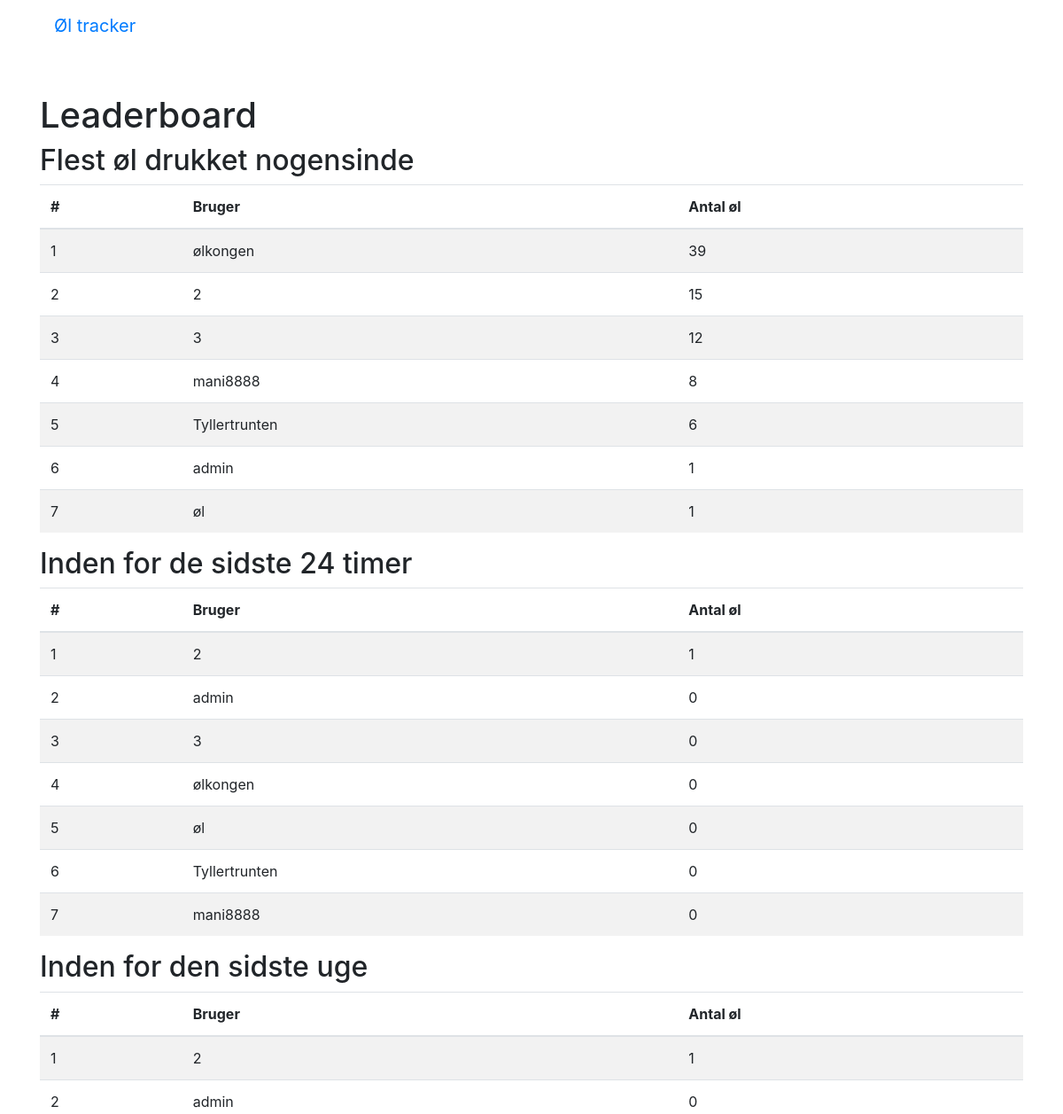
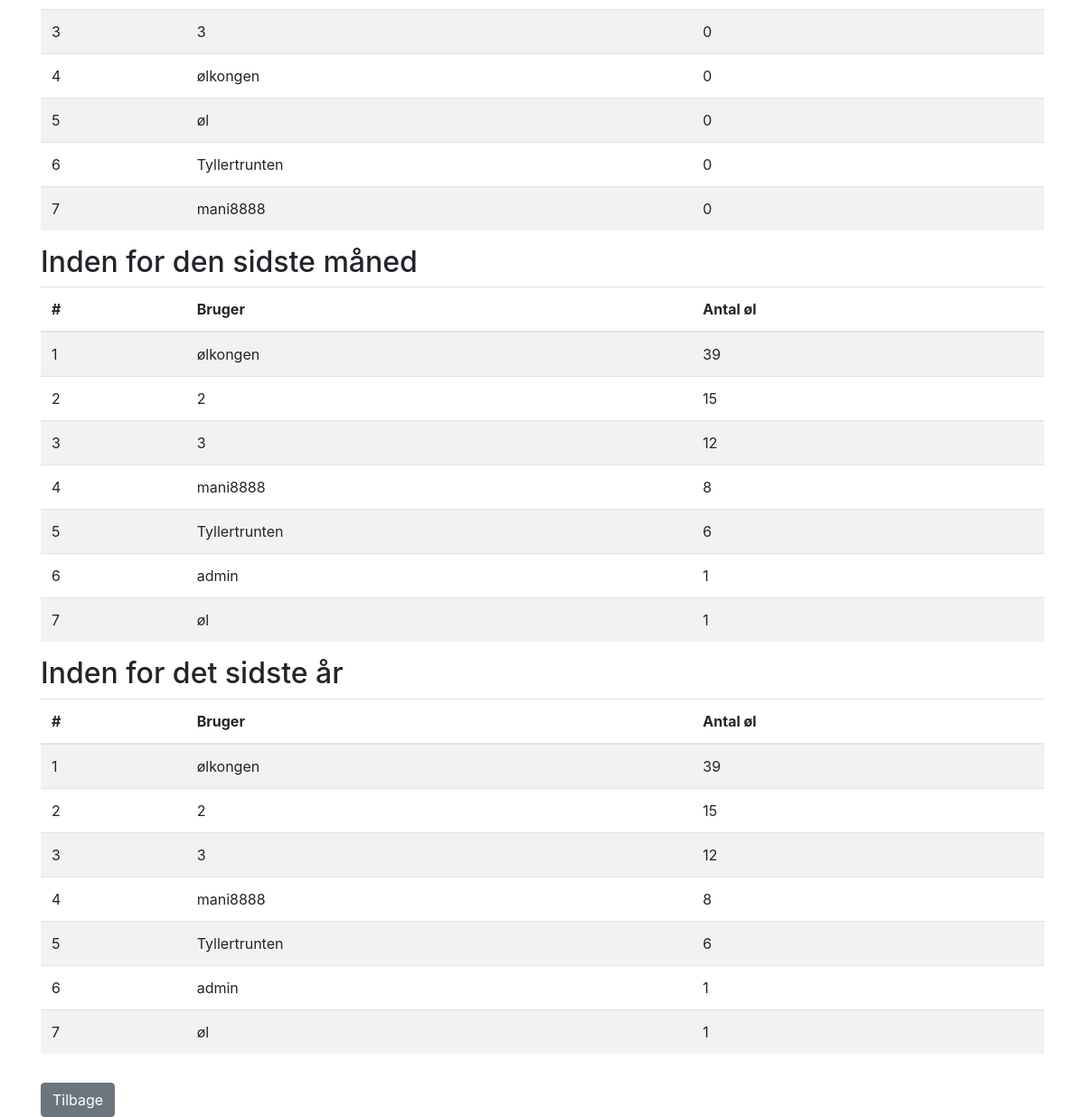
The app's page /leaderboard with its own data (2 pictures, top to bottom).
### app.py (models this page shows)
class User(db.Model):
    id = db.Column(db.Integer, primary_key=True)
    username = db.Column(db.String(150), unique=True, nullable=False)
    password = db.Column(db.String(150), nullable=False)
    is_admin = db.Column(db.Boolean, default=False)
    beers = db.relationship('BeerLog', backref='user', lazy=True)

### app.py (the view)
@app.route('/leaderboard')
def leaderboard():
    users = User.query.all()
    def get_leaderboard_data(time_delta=None):
        leaderboard_data = []
        for user in users:
            query = BeerLog.query.filter_by(user_id=user.id)
            if time_delta:
                query = query.filter(BeerLog.timestamp >= datetime.utcnow() - time_delta)
            total_beers = query.with_entities(db.func.sum(BeerLog.count)).scalar() or 0
            leaderboard_data.append({
                'username': user.username,
                'total_beers': total_beers
            })
        leaderboard_data.sort(key=lambda x: x['total_beers'], reverse=True)
        return leaderboard_data[:10]  # Limit to top 10 users
    top_10_all_time = get_leaderboard_data()
    top_10_24_hours = get_leaderboard_data(timedelta(days=1))
    top_10_week = get_leaderboard_data(timedelta(weeks=1))
    top_10_month = get_leaderboard_data(timedelta(days=30))
    top_10_year = get_leaderboard_data(timedelta(days=365))
    return render_template('leaderboard.html',
                           top_10_all_time=top_10_all_time,
                           top_10_24_hours=top_10_24_hours,
                           top_10_week=top_10_week,
                           top_10_month=top_10_month,
                           top_10_year=top_10_year)

### templates/leaderboard.html (shortened to what this page needs)
<!DOCTYPE html>
<html>
<head>
    <link rel="stylesheet" href="https://stackpath.bootstrapcdn.com/bootstrap/4.5.2/css/bootstrap.min.css">
    <link rel="stylesheet" href="{{ url_for('static', filename='themes.css') }}">
</head>
<body class="container">
    <nav class="navbar navbar-expand-lg">
        <a class="navbar-brand" href="{{ url_for('index') }}">Øl tracker</a>
        <div class="collapse navbar-collapse" id="navbarNavDropdown">
            <ul class="navbar-nav ml-auto align-items-center">
                <li class="nav-item dropdown">
                    <a class="nav-link" href="#" id="navbarDropdownMenuLink" role="button" data-toggle="dropdown" aria-haspopup="true" aria-expanded="false">
                        <span class="navbar-toggler-icon"></span>
                    </a>
                </li>
            </ul>
        </div>
    </nav>
    <h1 class="mt-5">Leaderboard</h1>
    <h2>Flest øl drukket nogensinde</h2>
    <table class="table table-striped">
        <thead>
            <tr>
                <th>#</th>
                <th>Bruger</th>
                <th>Antal øl</th>
            </tr>
        </thead>
        <tbody>
            {% for user in top_10_all_time %}
            <tr>
                <td>{{ loop.index }}</td>
                <td>{{ user.username }}</td>
                <td>{{ user.total_beers }}</td>
            </tr>
            {% endfor %}
        </tbody>
    </table>
    <h2>Inden for de sidste 24 timer</h2>
    <table class="table table-striped">
        <thead>
            <tr>
                <th>#</th>
                <th>Bruger</th>
                <th>Antal øl</th>
            </tr>
        </thead>
        <tbody>
            {% for user in top_10_24_hours %}
            <tr>
                <td>{{ loop.index }}</td>
                <td>{{ user.username }}</td>
                <td>{{ user.total_beers }}</td>
            </tr>
            {% endfor %}
        </tbody>
    </table>
    <h2>Inden for den sidste uge</h2>
    <table class="table table-striped">
        <thead>
            <tr>
                <th>#</th>
                <th>Bruger</th>
                <th>Antal øl</th>
            </tr>
        </thead>
        <tbody>
            {% for user in top_10_week %}
            <tr>
                <td>{{ loop.index }}</td>
                <td>{{ user.username }}</td>
                <td>{{ user.total_beers }}</td>
            </tr>
            {% endfor %}
        </tbody>
    </table>
    <h2>Inden for den sidste måned</h2>
    <table class="table table-striped">
        <thead>
            <tr>
                <th>#</th>
                <th>Bruger</th>
                <th>Antal øl</th>
            </tr>
        </thead>
        <tbody>
            {% for user in top_10_month %}
            <tr>
                <td>{{ loop.index }}</td>
                <td>{{ user.username }}</td>
                <td>{{ user.total_beers }}</td>
            </tr>
            {% endfor %}
        </tbody>
    </table>
    <h2>Inden for det sidste år</h2>
    <table class="table table-striped">
        <thead>
            <tr>
                <th>#</th>
                <th>Bruger</th>
                <th>Antal øl</th>
            </tr>
        </thead>
        <tbody>
            {% for user in top_10_year %}
            <tr>
                <td>{{ loop.index }}</td>
                <td>{{ user.username }}</td>
                <td>{{ user.total_beers }}</td>
            </tr>
            {% endfor %}
        </tbody>
    </table>
    <a href="{{ url_for('index') }}" class="btn btn-secondary mt-3">Tilbage</a>
</body>
</html>

### records on screen
User: username "ølkongen", total_beers "39", total_beers "0"
User: username "mani8888", total_beers "8", total_beers "0"
User: username "Tyllertrunten", total_beers "6", total_beers "0"
User: username "admin", total_beers "1", total_beers "0"
User: username "øl", total_beers "1", total_beers "0"

### other values on screen
{{ user.username }} "2" "3"
{{ user.total_beers }} "15" "12"
{{ user.total_beers }} "1" "0"
